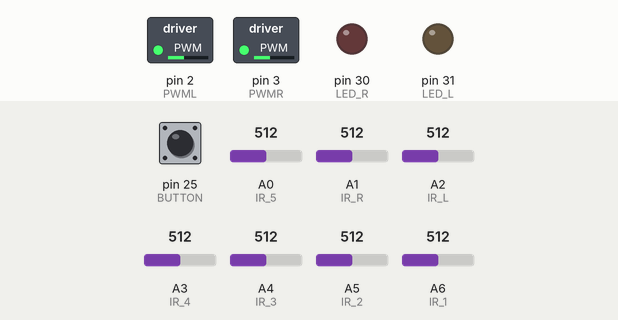
Simulated run of this sketch. Board: Arduino Mega 2560, built with avr-gcc and run on an emulated ATmega2560. On the bench: switched loads named in the sketch (green lamp = pin HIGH), output pins drawn as LEDs (lit = HIGH). Inputs (shaded band) come from the test bench; at power-on: A1 (IR_R) = 512, A2 (IR_L) = 512, pin 25 (BUTTON) LOW, A0 (IR_5) = 512, A3 (IR_4) = 512, A4 (IR_3) = 512, A5 (IR_2) = 512, A6 (IR_1) = 512. At 10.2 s the program stops and its outputs stay as they are.

Above: at 2.2 s.
2.3 s: A1 (IR_R) set to 415
3.8 s: A1 (IR_R) set to 390
At 4.9 s:
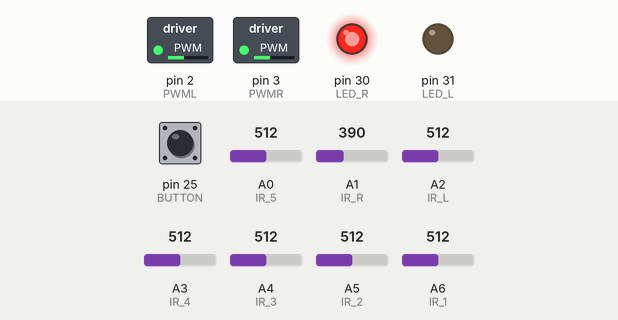
5.3 s: A2 (IR_L) set to 417
6.8 s: A2 (IR_L) set to 390
At 7.2 s:
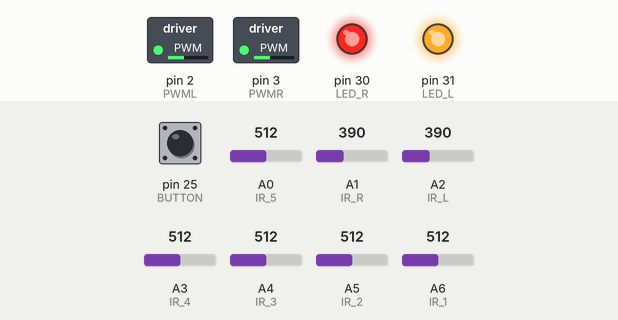
8.3 s: A1 (IR_R) set to 410
At 9.5 s:
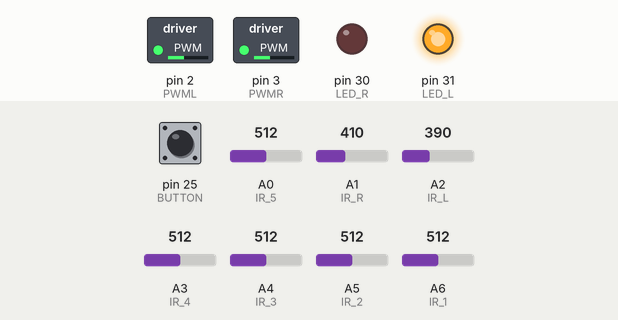
9.8 s: A1 (IR_R) set to 306
At 11.1 s:
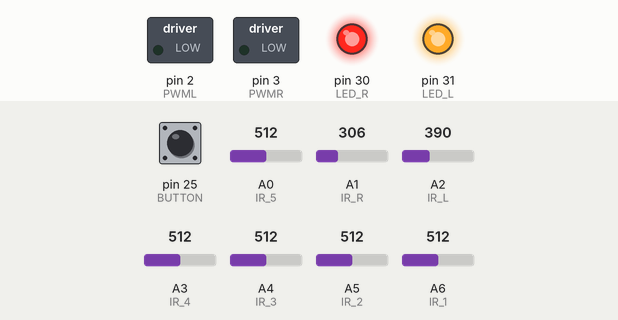
Timing chart, 0 to 11.7 s (numbered marks = the images above; inputs shaded):
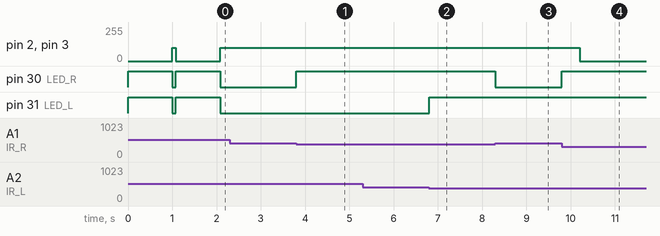

The sketch:

line_follower.ino
```cpp
// BitRacer Pro Max line-following example (Arduino IDE / ATSAMD21G18)
// 2026 TMIRC Summer Camp - Dual-Platform Wheeled Robot Design & Application
// Flow: button start -> rotate & sample to calibrate IR max/min -> PD line follow
//       -> stop after passing the right-side marker twice (finish line)

//------ IR sensor control -----//
#define IR_1 A6
#define IR_2 A5
#define IR_3 A4
#define IR_4 A3
#define IR_5 A0
#define IR_L A2
#define IR_R A1
#define IRcontrol 13
//------ LED & button control -----//
#define LED_R 30   // right LED
#define LED_L 31   // left LED
#define BUTTON 25  // button
//------- motor control -----------//
#define PWML 2    // left motor PWM
#define BIN_1 28  // left motor direction 1
#define BIN_2 29  // left motor direction 2
#define AIN_1 32  // right motor direction 1
#define AIN_2 33  // right motor direction 2
#define PWMR 3    // right motor PWM
//------- speed PD control -----------//
#define kp 100
#define kd 200
#define Basic_speed 100
//------- arrays --------------//
int IR[7] = { 0 };                                            // raw IR values
int IR_Max[7] = { 1, 1, 1, 1, 1, 1, 1 };                      // IR max init values
int IR_Min[7] = { 1023, 1023, 1023, 1023, 1023, 1023, 1023 }; // IR min init values
float IR_Nor[7] = { 0 };                                      // normalized IR values
//------- variables --------------//
float x = 0, err = 0, ekd = 0, errold = 0;
int pd = 0;
int L_Cnt = 0, R_Cnt = 0;

void setup() {
  Serial.begin(9600);       // set baud rate
  pinMode(IR_1, INPUT);
  pinMode(IR_2, INPUT);
  pinMode(IR_3, INPUT);
  pinMode(IR_4, INPUT);
  pinMode(IR_5, INPUT);
  pinMode(IR_R, INPUT);
  pinMode(IR_L, INPUT);
  pinMode(LED_R, OUTPUT);
  pinMode(LED_L, OUTPUT);
  pinMode(BUTTON, INPUT);
  digitalWrite(LED_R, HIGH);  // right LED off
  digitalWrite(LED_L, HIGH);  // left LED off

  // wait for button press, then start calibration
  while (digitalRead(BUTTON) != 0)
    ;
  delay(1000);
  Motor(100, 100);
  int CONT = 0;
  while (1) {
    digitalWrite(LED_R, LOW);
    digitalWrite(LED_L, LOW);
    Ir();
    Maxmin();
    if (CONT >= 50) break;
    else CONT++;
  }
  digitalWrite(LED_R, HIGH);
  digitalWrite(LED_L, HIGH);
  Motor(0, 0);
}

void loop() {
  while (digitalRead(BUTTON) == 0) {
    delay(1000);
    while (1) {
      follow();
      prompt();
      if (R_Cnt == 2) {  // right-side marker passed twice -> finish
        follow();
        delay(400);
        break;
      }
    }
    while (1) {
      Motor(0, 0);
    }
  }
}

void follow() {
  Ir();       // read IR
  Nor();      // normalize
  weights();  // weight calc + PD control
  Print1();   // serial monitor
}

void Ir()  // read IR sensors
{
  digitalWrite(IRcontrol, HIGH);  // turn IR on
  IR[6] = analogRead(IR_L);
  IR[0] = analogRead(IR_R);
  IR[3] = analogRead(IR_3);
  IR[4] = analogRead(IR_4);
  IR[2] = analogRead(IR_2);
  IR[5] = analogRead(IR_5);
  IR[1] = analogRead(IR_1);
  digitalWrite(IRcontrol, LOW);  // turn IR off
}

void Maxmin()  // track max/min per sensor
{
  Ir();
  for (int j = 0; j < 6; j++) {
    if (IR[j] > IR_Max[j]) {
      IR_Max[j] = IR[j];
    }
    if (IR[j] < IR_Min[j]) {
      IR_Min[j] = IR[j];
    }
  }
}

void Nor()  // normalization
{
  for (int i = 0; i < 6; i++) {
    IR_Nor[i] = (1023.0 / (IR_Max[i] - IR_Min[i])) * (IR[i] - IR_Min[i]);
    if (IR_Nor[i] > 1023) {
      IR_Nor[i] = 1023;
    }
    if (IR_Nor[i] < 1) {
      IR_Nor[i] = 1;
    }
  }
}

void weights()  // weighted position + PD control
{
  char mode = 'C';
  if (mode == 'C') {
    if (IR_Nor[1] > 700 || IR_Nor[2] > 700 || IR_Nor[3] > 700 || IR_Nor[4] > 700 || IR_Nor[5] > 700)
      x = (IR_Nor[1] * -2.0 + IR_Nor[2] * -1.0 + IR_Nor[3] * 0 + IR_Nor[4] * 1.0 + IR_Nor[5] * 2.0)
          / (IR_Nor[1] + IR_Nor[2] + IR_Nor[3] + IR_Nor[4] + IR_Nor[5]);
  }
  errold = err;
  err = 0 - x;
  ekd = err - errold;
  pd = (kp * err) + (kd * ekd);
  Motor(Basic_speed - pd, Basic_speed + pd);
}

void Motor(int16_t PWM_L, int16_t PWM_R)  // drive motors
{
  if (PWM_R >= 255) PWM_R = 255;
  else if (PWM_R <= -255) PWM_R = -255;
  if (PWM_L >= 255) PWM_L = 255;
  else if (PWM_L <= -255) PWM_L = -255;
  if (PWM_L >= 0) {
    digitalWrite(BIN_1, HIGH);
    digitalWrite(BIN_2, LOW);
    analogWrite(PWML, PWM_L);
  } else {
    digitalWrite(BIN_1, LOW);
    digitalWrite(BIN_2, HIGH);
    analogWrite(PWML, abs(PWM_L));
  }
  if (PWM_R >= 0) {
    digitalWrite(AIN_1, LOW);
    digitalWrite(AIN_2, HIGH);
    analogWrite(PWMR, PWM_R);
  } else {
    digitalWrite(AIN_1, HIGH);
    digitalWrite(AIN_2, LOW);
    analogWrite(PWMR, abs(PWM_R));
  }
}

void prompt()  // detect left/right white markers on the track
{
  static int L_status = 0, R_status = 0, C_status = 0;
  if (C_status == 0 && IR[1] > 600 && IR[3] > 600 && IR[5] > 600) {
    // intersection (left, center, right all see white line)
    C_status = 1;
    digitalWrite(LED_L, LOW);
    digitalWrite(LED_R, LOW);
  } else if (C_status == 1) {
    if (IR[6] > 400) L_status = 1;
    if (IR[0] > 400) R_status = 1;
    else if (L_status == 1 && R_status == 1 && IR[6] < 400 && IR[0] < 400) {
      digitalWrite(LED_L, HIGH);
      digitalWrite(LED_R, HIGH);
      L_status = 0;
      R_status = 0;
      C_status = 0;
    }
  } else {
    if (L_status == 0 && IR[6] > 400) {
      L_status = 1;
      digitalWrite(LED_L, LOW);
    } else if (L_status == 1 && IR[6] < 400) {
      digitalWrite(LED_L, HIGH);
      L_status = 0;
      L_Cnt++;
    }
    if (R_status == 0 && IR[0] > 400) {
      R_status = 1;
      digitalWrite(LED_R, LOW);
    } else if (R_status == 1 && IR[0] < 400) {
      digitalWrite(LED_R, HIGH);
      R_status = 0;
      R_Cnt++;
    }
  }
}

void Print1()  // serial monitor (uncomment as needed)
{
  // Serial.print(IR[1]); Serial.print(" \t ");
  // Serial.print(IR[2]); Serial.print(" \t ");
  // Serial.print(IR[3]); Serial.print(" \t ");
  // Serial.print(IR[4]); Serial.print(" \t ");
  // Serial.print(IR[5]);
  // Serial.print(" Nor: ");
  // Serial.print(IR_Nor[1]); Serial.print(" \t ");
  // Serial.print(IR_Nor[2]); Serial.print(" \t ");
  // Serial.print(IR_Nor[3]); Serial.print(" \t ");
  // Serial.print(IR_Nor[4]); Serial.print(" \t ");
  // Serial.print(IR_Nor[5]); Serial.println();
}
```

Measured:
- the behaviour switches between 400 and 399 on A1 (IR_R) (found by bisection; images 0 and 1)
- the behaviour switches between 400 and 399 on A2 (IR_L) (found by bisection; images 1 and 2)
- after the input at 2.3 s, every drawn part: stays the same
- after the input at 3.8 s, pin 30 (LED_R): LOW → HIGH at once
- after the input at 5.3 s, every drawn part: stays the same
- after the input at 6.8 s, pin 31 (LED_L): LOW → HIGH at once
- after the input at 8.3 s, pin 30 (LED_R): HIGH → LOW at once
- after the input at 9.8 s, pin 2 (PWML), pin 3 (PWMR): 100/255 → 0/255 after 0.40 s; pin 30 (LED_R): LOW → HIGH at once
